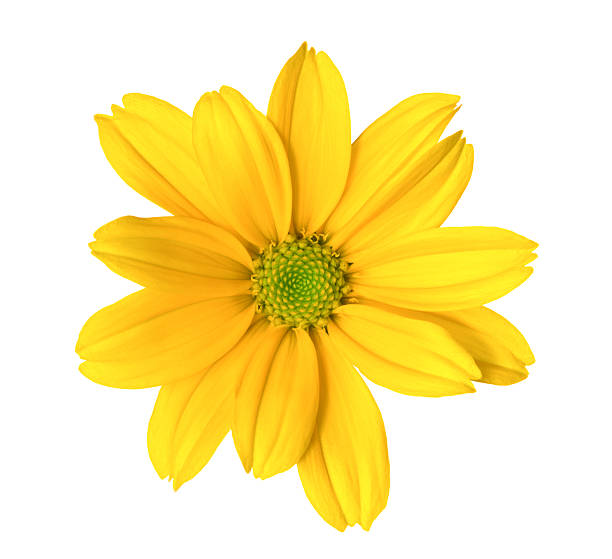
#> input picture 5.0 image vision/a.JPG, 612 x 559 px, found by its file name
$ jupyter execute cannyEdge_detection.ipynb
#> lines starting #> are read from the running program, lines starting #| are printed output that depends on the picture; after the words box and inside, x2 and y2 are one past the last pixel; in counts of white or black regions, pixels touching at a corner belong together
[cell 1]
import cv2
import numpy as np
image = cv2.imread('a.jpg')
#> image is the input picture: shape (559, 612, 3); mean B, G, R 163.6, 233.1, 250.7
gray_image = cv2.cvtColor(image, cv2.COLOR_BGR2GRAY)
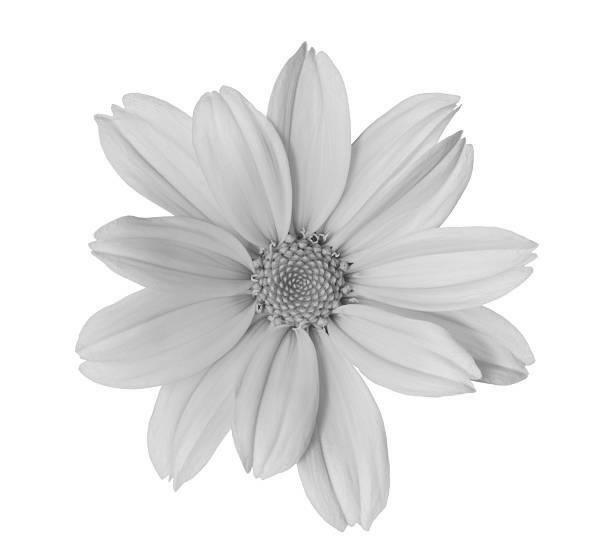
#> gray_image: shape (559, 612); min 29, max 255, mean 230.4
lower_threshold = 200
upper_threshold = 255

# Apply Canny edge detection
edges = cv2.Canny(gray_image, lower_threshold, upper_threshold)
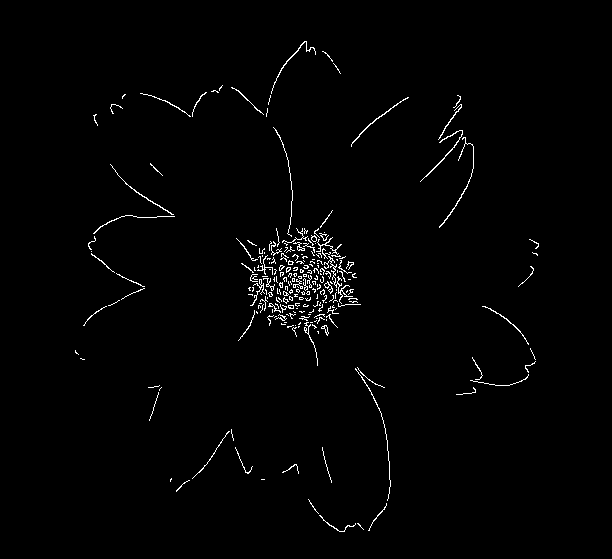
#> edges: shape (559, 612); 1.4% white in thin lines or dots, all inside (x1, y1, x2, y2) = (75, 41, 539, 532)
# Display the original and edge-detected images
cv2.imshow('Original Image', image)
cv2.imshow('Edge Image', edges)
cv2.waitKey(0)
cv2.destroyAllWindows()
